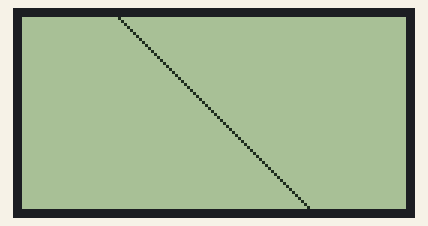
Bench run of a sketch on a simulated Arduino Uno, built with avr-gcc and run on an emulated ATmega328P. Parts: 128×64 one-colour display.

Above: at 0.07 s.
At 1.3 s:
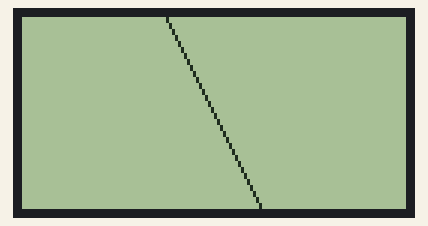
At 2.67 s:
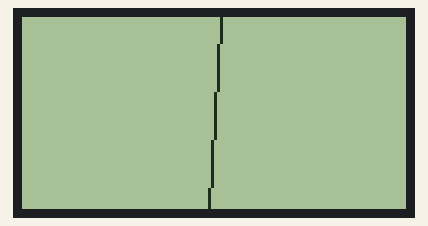
At 5.27 s:
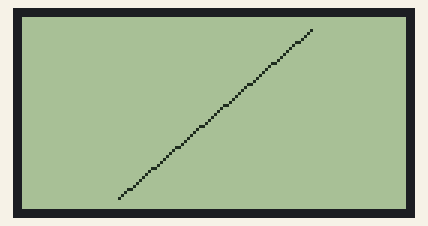
At 7.88 s:
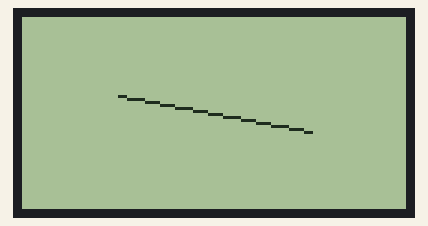
At 10.5 s:
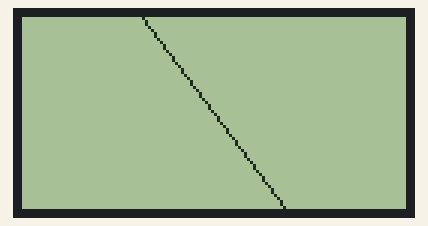

The sketch:

st7920-lcd-test.ino
```cpp
#include <Arduino.h>
#include <U8g2lib.h>
#include <SPI.h>
#include <Wire.h>

// pin definitions - change these to match your wiring
const int PIN_E = 13;
const int PIN_RW = 11;
const int PIN_RS = 10;
const int PIN_RST = 8;

// u8g2 constructor
// this will vary depending on your display hardware
U8G2_ST7920_128X64_1_SW_SPI u8g2(U8G2_R0, PIN_E, PIN_RW, PIN_RS, PIN_RST);

// initialize coordinates - row/col for point 1 and 2
int r1 = 0;
int c1 = 32;
int r2 = 64;
int c2 = 96;

// how long to spend at each step - higher wait_time = slower rotation
const int wait_time = 1;
int wait_progress = 0;

void setup(void) {
  u8g2.begin();
}

void loop(void) {
  u8g2.firstPage();
  do {
    u8g2.drawLine(c1, r1, c2, r2);   // draw the line from (c1, r1) to (c2, r2)
  } while ( u8g2.nextPage() );

  if (wait_progress < wait_time) {
    wait_progress++;   // don't change anything yet
  } else {   // time to move the points
    wait_progress = 0;

    // these blocks could probably be more elegant
    // point 1
    if (r1 == 0 && c1 < 96)
      c1++;
    else if (r1 == 64 && c1 > 32)
      c1--;
    else if (c1 == 32 && r1 > 0)
      r1--;
    else if (c1 == 96 && r1 < 64)
      r1++;

    // point 2
    if (r2 == 0 && c2 < 96)
      c2++;
    else if (r2 == 64 && c2 > 32)
      c2--;
    else if (c2 == 32 && r2 > 0)
      r2--;
    else if (c2 == 96 && r2 < 64)
      r2++;
  }
}
```

Measured:
- by itself, everything shown: repeats every 9.8 s, in 128 steps
